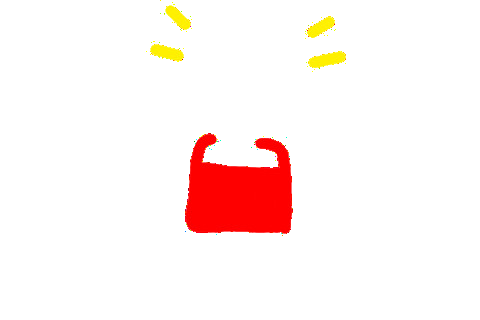
//> input picture tp01/tp01/input/image_transparency.png, 480 x 320 px
$ ./tp1_exo3 ../input/image_transparency.png   (built with g++ and OpenCV 4)
//> lines starting //> are read from the running program, lines starting //| are printed output that depends on the picture; after the words box and inside, x2 and y2 are one past the last pixel; in counts of white or black regions, pixels touching at a corner belong together
#include <opencv2/core/core.hpp>
#include <opencv2/imgproc/imgproc.hpp>
#include <opencv2/highgui/highgui.hpp>

#include <iostream>


//////////////////////////////////////////////////////////////////////////////////////////////////
int main(int argc, char ** argv)
{
  // check arguments
  if(argc != 2){
    std::cout << "usage: " << argv[0] << " image" << std::endl;
    return -1;
  }

  // load the input image
  std::cout << "load image ..." << std::endl;
  cv::Mat image = cv::imread(argv[1]);
//> image is the input picture: 320 rows x 480 cols, CV_8UC3; mean B, G, R 239.6, 241.9, 254.8
  if(image.empty()){
    std::cout << "error loading " << argv[1] << std::endl;
    return -1;
  }
  std::cout << "image size : " << image.cols << " x " << image.rows << std::endl;
//| image size : 480 x 320


  // do something
  // ...

int x = image.cols/2.0 -20;
//> x = 220
int y = image.rows/2.0 -20;
//> y = 140

  for(int i = 0; i <40;i++ )
  {
    for(int j = 0 ; j < 40;j++)
    {
      image.at<cv::Vec3b>(i+y,j+x)[2] = 0;
      image.at<cv::Vec3b>(i+y,j+x)[1] = 255;
      image.at<cv::Vec3b>(i+y,j+x)[0] = 0;
    }
  }
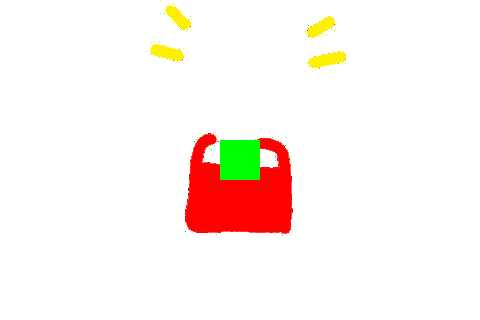
//> image: 320 rows x 480 cols, CV_8UC3; 1.04% of pixels changed, all inside (x1, y1, x2, y2) = (220, 140, 260, 180)

  for(int i = 0; i <40;i++ )
  {
    for(int j = 0 ; j <40;j++)
    {
      image.at<cv::Vec3b>(i+y,j+x)[2] =0;
      image.at<cv::Vec3b>(i+y,j+x)[1] =0;
      image.at<cv::Vec3b>(i+y,j+x)[0] =0;
    }
  }
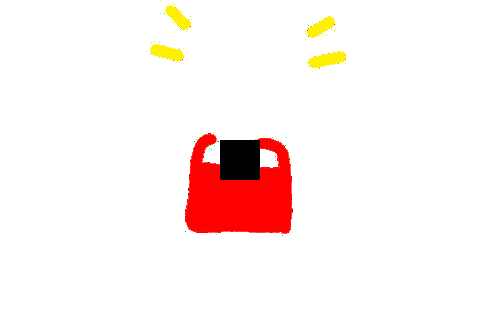
//> image: 320 rows x 480 cols, CV_8UC3; 1.04% of pixels changed, all inside (x1, y1, x2, y2) = (220, 140, 260, 180)
  for(int i = 0; i <40;i++ )
  {
    for(int j = 0 ; j <40;j++)
    {
      image.at<cv::Vec3b>(i+y,j+x)[2] += 5*j;
      image.at<cv::Vec3b>(i+y,j+x)[1] += 5*j;
      image.at<cv::Vec3b>(i+y,j+x)[0] += 5*j;
    }
  }
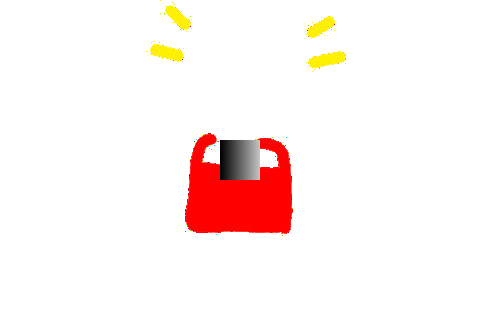
//> image: 320 rows x 480 cols, CV_8UC3; 1.02% of pixels changed, all inside (x1, y1, x2, y2) = (221, 140, 260, 180)


  cv::Point center((int) image.cols/2.0, (int)image.rows/2.0);
//> center = Point(240, 160)
  cv::Scalar ray(0,0,255);
  cv::circle(image,center,40,ray,1);
//> image: 320 rows x 480 cols, CV_8UC3; 0.15% of pixels changed, all inside (x1, y1, x2, y2) = (200, 120, 281, 201)
  // display an image
  cv::imshow("une image", image);
  std::cout << "appuyer sur une touche ..." << std::endl;
  cv::waitKey();

  // save the image
  cv::imwrite("output/tp1ex3.jpg",image);

  return 1;
}
